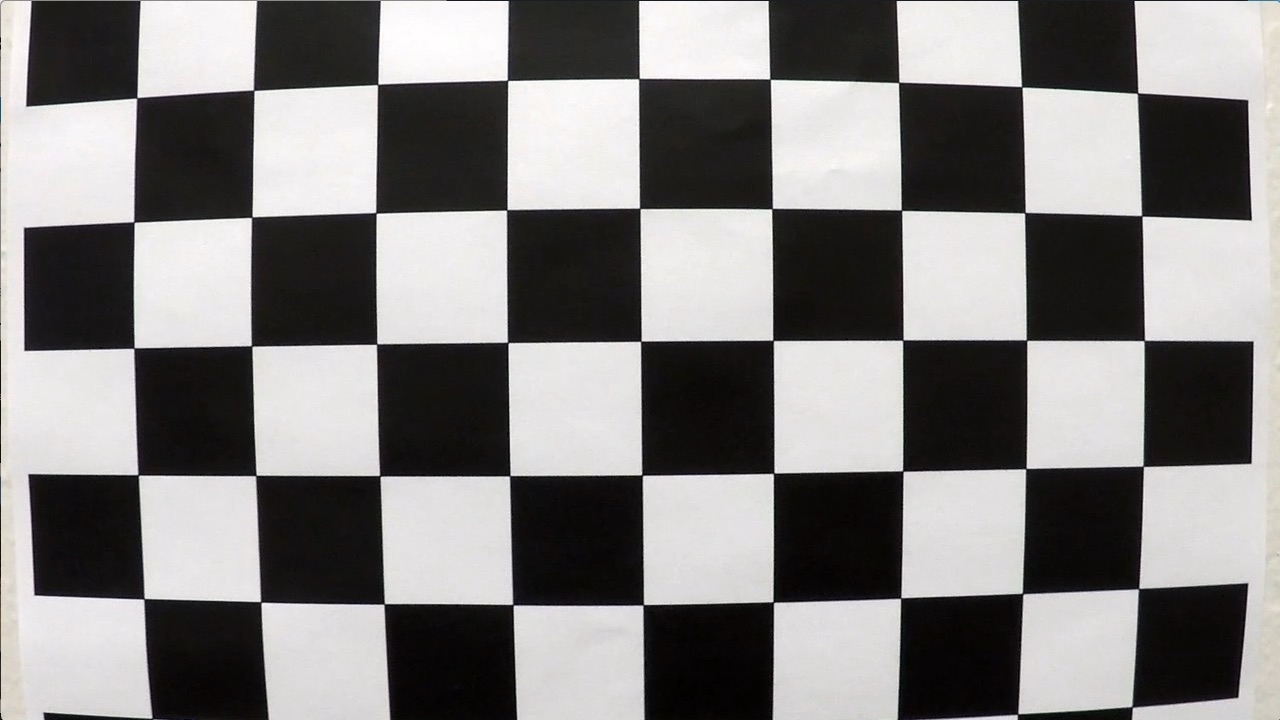
//> input picture Lane-Detection/camera_cal/calibration1.jpg, 1280 x 720 px; its folder holds 4 pictures in this run
$ ./Source   (built with g++ and OpenCV 4)
//> lines starting //> are read from the running program, lines starting //| are printed output that depends on the picture; after the words box and inside, x2 and y2 are one past the last pixel; in counts of white or black regions, pixels touching at a corner belong together; pictures that were not available may be replaced by others from this repository, and a replacement may not be noted
#include <opencv2/opencv.hpp>
#include <iostream>
#include <Eigen/QR>


using namespace std;
using namespace cv;

void cameraCalib(Mat& cameraMatrix, Mat& distCoeffs) {
    int CHECKERBOARD[2]{ 6,9 };
    vector<vector<Point3f> > objpoints;
    vector<vector<Point2f> > imgpoints;
    vector<Point3f> objp;
    for (int i{ 0 }; i < CHECKERBOARD[1]; i++)
    {
        for (int j{ 0 }; j < CHECKERBOARD[0]; j++)
            objp.push_back(Point3f(j, i, 0));
    }
    vector<String> images;
    string path = "./camera_cal/*.jpg";
    glob(path, images);

    Mat frame, gray;
    vector<Point2f> corner_pts;
    bool success;

    for (int i{ 0 }; i < images.size(); i++)
    {
        frame = imread(images[i]);
//> frame is the input picture: 720 rows x 1280 cols, CV_8UC3; mean B, G, R 127.8, 128.4, 130.1
        cvtColor(frame, gray, COLOR_BGR2GRAY);

        success = findChessboardCorners(gray, Size(CHECKERBOARD[0], CHECKERBOARD[1]), corner_pts, CALIB_CB_ADAPTIVE_THRESH | CALIB_CB_FAST_CHECK | CALIB_CB_NORMALIZE_IMAGE);
//> success = false; corner_pts = empty

        if (success)
        {
            TermCriteria criteria(TermCriteria::EPS + TermCriteria::COUNT, 30, 0.001);
            cornerSubPix(gray, corner_pts, Size(11, 11), Size(-1, -1), criteria);
            drawChessboardCorners(frame, Size(CHECKERBOARD[0], CHECKERBOARD[1]), corner_pts, success);
            objpoints.push_back(objp);
            imgpoints.push_back(corner_pts);
        }
    }
    Mat R, T;
    calibrateCamera(objpoints, imgpoints, Size(gray.rows, gray.cols), cameraMatrix, distCoeffs, R, T);
}

void perspective_warp(Mat& img, Mat& dst) {
    Mat final(720, 1280, CV_8UC3);
    Point2f trans[] = { Point2f(0,0), Point2f(1280,0), Point2f(1280,720), Point2f(0,720)};
    Point2f noktalar[] = { Point2f(500,500),Point2f(820,500),Point2f(1150,665),Point2f(160,665) };
    //sirasiyla sol ust, sag ust, sag alt, sol alt
    Mat M = getPerspectiveTransform(noktalar, trans);
    dst = getPerspectiveTransform(trans, noktalar);
    warpPerspective(img, img, M, img.size());
}

Mat abs_sobel_thresh(const Mat& gray, char orient = 'x', int sobel_kernel = 3, pair<int, int> thresh = make_pair(0, 255))
{
    Mat abs_sobel, binary_output;
    if (orient == 'x') {
        Sobel(gray, abs_sobel, CV_64F, 1, 0, sobel_kernel);
    }
    else if (orient == 'y') {
        Sobel(gray, abs_sobel, CV_64F, 0, 1, sobel_kernel);
    }
    convertScaleAbs(abs_sobel, abs_sobel);
    Mat scaled_sobel;
    normalize(abs_sobel, scaled_sobel, 0, 255, NORM_MINMAX, CV_8U);
    binary_output = Mat::zeros(scaled_sobel.size(), CV_8U);
    inRange(scaled_sobel, thresh.first, thresh.second, binary_output);

    return binary_output;
}

Mat mag_thresh(const Mat& gray, int sobel_kernel = 3, pair<int, int> mag_thresh = make_pair(0, 255))
{
    Mat sobelx, sobely, gradmag;

    Sobel(gray, sobelx, CV_64F, 1, 0, sobel_kernel);
    Sobel(gray, sobely, CV_64F, 0, 1, sobel_kernel);
    magnitude(sobelx, sobely, gradmag);
    double scale_factor = 255.0 / norm(gradmag, NORM_INF);
    gradmag.convertTo(gradmag, CV_8U, scale_factor);
    Mat binary_output = Mat::zeros(gradmag.size(), CV_8U);
    inRange(gradmag, mag_thresh.first, mag_thresh.second, binary_output);

    return binary_output;
}

Mat dir_threshold(const Mat& gray, int sobel_kernel = 3, pair<double, double> thresh = make_pair(0, CV_PI / 2))
{
    Mat sobelx, sobely, absgraddir;

    Sobel(gray, sobelx, CV_64F, 1, 0, sobel_kernel);
    Sobel(gray, sobely, CV_64F, 0, 1, sobel_kernel);

    Mat abs_sobelx = abs(sobelx);
    Mat abs_sobely = abs(sobely);

    Mat abs_sobelx_32f, abs_sobely_32f;
    abs_sobelx.convertTo(abs_sobelx_32f, CV_32F);
    abs_sobely.convertTo(abs_sobely_32f, CV_32F);

    Mat dir;
    divide(abs_sobely_32f, abs_sobelx_32f, dir);

    Mat pi = Mat::ones(dir.size(), CV_32F) * CV_PI / 2;
    Mat absgraddir_f = Mat::zeros(dir.size(), CV_32F);
    subtract(pi, dir, absgraddir_f);
    multiply(abs_sobelx_32f + abs_sobely_32f, absgraddir_f, absgraddir_f);
    absgraddir_f.convertTo(absgraddir, CV_8U);

    Mat binary_output = Mat::zeros(absgraddir.size(), CV_8U);
    inRange(absgraddir, thresh.first, thresh.second, binary_output);

    return binary_output;
}

Mat color_threshold_luv(Mat image, pair<int, int> l_thresh) {
    Mat l;
    cvtColor(image, l, COLOR_RGB2Luv);
    vector<Mat> luv_planes;
    split(l, luv_planes);
    Mat l_channel = luv_planes[0];

    Mat s_binary = Mat::zeros(l_channel.size(), CV_8UC1);
    inRange(l_channel, l_thresh.first, l_thresh.second, s_binary);

    return s_binary;
}

Mat color_threshold_lab(Mat image, pair<int, int> b_thresh, pair<int, int> l_thresh) {
    Mat lab;
    cvtColor(image, lab, COLOR_RGB2Lab);

    vector<Mat> lab_planes;
    split(lab, lab_planes);

    Mat b_channel = lab_planes[2];
    Mat l_channel = lab_planes[0];

    Mat l_binary = Mat::zeros(l_channel.size(), CV_8UC1);
    inRange(l_channel, l_thresh.first, l_thresh.second, l_binary);

    Mat b_binary = Mat::zeros(b_channel.size(), CV_8UC1);
    inRange(b_channel, b_thresh.first, b_thresh.second, b_binary);

    Mat combined_binary = Mat::zeros(b_channel.size(), CV_8UC1);
    bitwise_or(l_binary, b_binary, combined_binary);

    return combined_binary;
}

Mat get_mask(Mat frame) {
    Mat hls, gradx, grady, mag_binary, dir_binary, color_binary_luv, color_binary_lab;
    cvtColor(frame, hls, COLOR_BGR2HLS);
    Mat s_channel(hls.rows, hls.cols, CV_8UC1);
    int from_to[] = { 2, 0 };
    mixChannels(&hls, 1, &s_channel, 1, from_to, 1);

    gradx = abs_sobel_thresh(s_channel, 'x', 3, pair<int, int>(20, 100));
    grady = abs_sobel_thresh(s_channel, 'y', 3, pair<int, int>(20, 100));

    mag_binary = mag_thresh(s_channel, 3, pair<int, int>(20, 100));

    dir_binary = dir_threshold(s_channel, 3, pair<int, int>(0.7, 1.3));

    Mat g_combined = Mat::zeros(dir_binary.rows, dir_binary.cols, dir_binary.type());

    for (int i = 0; i < gradx.rows; i++) {
        for (int j = 0; j < gradx.cols; j++) {
            if (((gradx.at<uchar>(i, j) == 255) && (grady.at<uchar>(i, j) == 255)) ||
                ((mag_binary.at<uchar>(i, j) == 255) && (dir_binary.at<uchar>(i, j) == 255))) {
                 g_combined.at<uchar>(i, j) = 255;
            }
        }
    }
    morphologyEx(g_combined, g_combined, MORPH_OPEN, getStructuringElement(MORPH_ELLIPSE, Size(5, 5)), Point(-1, -1), 1);

    color_binary_luv = color_threshold_luv(frame, pair<int, int>(170, 255));
    color_binary_lab = color_threshold_lab(frame, pair<int, int>(155, 255), pair<int, int>(170, 255));

    Mat combined_binary = Mat::zeros(dir_binary.size(), dir_binary.type());
    combined_binary.setTo(0);
    bitwise_or(color_binary_luv, color_binary_lab, combined_binary);

    Mat all_combined = Mat::zeros(frame.size(), CV_8UC1);
    all_combined.setTo(0);
    bitwise_or(g_combined, combined_binary, all_combined);

    return all_combined;
}

void polyfit(const vector<double>& t,
    const vector<double>& v,
    vector<double>& coeff,
    int order)
{
    // Create Matrix Placeholder of size n x k, n= number of datapoints, k = order of polynomial, for exame k = 3 for cubic polynomial
    Eigen::MatrixXd T(t.size(), order + 1);
    Eigen::VectorXd V = Eigen::VectorXd::Map(&v.front(), v.size());
    Eigen::VectorXd result;

    // check to make sure inputs are correct
    assert(t.size() == v.size());
    assert(t.size() >= order + 1);
    // Populate the matrix
    for (size_t i = 0; i < t.size(); ++i)
    {
        for (size_t j = 0; j < order + 1; ++j)
        {
            T(i, j) = pow(t.at(i), j);
        }
    }
    // Solve for linear least square fit
    result = T.householderQr().solve(V);
    coeff.resize(order + 1);

    int i = order;
    for (int k = 0; k < order + 1; k++)
    {
        coeff[i - k] = result[k];
    }

}

Mat find_lanes(Mat binary_warped, vector<double>& left_fitx, vector<double>& right_fitx, vector<double>& ploty, int nwindows = 9) {
    Mat bottom_half = binary_warped(Rect(0, binary_warped.rows / 2, binary_warped.cols, binary_warped.rows / 2));

    Mat out_img;
    cvtColor(binary_warped, out_img, COLOR_GRAY2BGR);
    out_img *= 255;

    int midpoint = binary_warped.cols / 2;
    Mat left_half = binary_warped(Rect(0, 0, midpoint, 720));
    Mat right_half = binary_warped(Rect(midpoint, 0, binary_warped.cols - midpoint, 720));

    Point left, rightt;
    int right;
    minMaxLoc(left_half, NULL, NULL, NULL, &left);
    minMaxLoc(right_half, NULL, NULL, NULL, &rightt);
    right = rightt.x + midpoint;

    int window_height = binary_warped.cols / nwindows;
    vector<Point> nonzero;

    findNonZero(binary_warped, nonzero);
    vector<int> nonzeroy(nonzero.size());
    vector<int> nonzerox(nonzero.size());

    for (int i = 0; i < nonzero.size(); i++)
    {
        nonzeroy[i] = nonzero[i].y;
        nonzerox[i] = nonzero[i].x;
    }

    int leftx_current = left.x;
    int rightx_current = right;

    int margin = 100;
    int minpix = 50;

    vector<int> left_lane_inds, right_lane_inds;
    for (int window = 0; window < nwindows; window++) {
        int win_y_low = binary_warped.cols - (window + 1) * window_height;
        int win_y_high = binary_warped.cols - window * window_height;

        int win_xleft_low = leftx_current - margin;
        int win_xleft_high = leftx_current + margin;
        int win_xright_low = rightx_current - margin;
        int win_xright_high = rightx_current + margin;

        rectangle(out_img, Point(win_xleft_low, win_y_low), Point(win_xleft_high, win_y_high), Scalar(0, 255, 0), 2);
        rectangle(out_img, Point(win_xright_low, win_y_low), Point(win_xright_high, win_y_high), Scalar(0, 255, 0), 2);

        for (int i = 0; i < nonzeroy.size(); i++) {
            if (nonzeroy[i] >= win_y_low && nonzeroy[i] < win_y_high) {
                if (nonzerox[i] >= win_xleft_low && nonzerox[i] < win_xleft_high) {
                    left_lane_inds.push_back(i);
                }
                if (nonzerox[i] >= win_xright_low && nonzerox[i] < win_xright_high) {
                    right_lane_inds.push_back(i);
                }
            }
        }

        if (left_lane_inds.size() > minpix) {
            int sum_left_x = 0;
            int count_left = 0;
            for (int i : left_lane_inds) {
                sum_left_x += nonzerox[i];
                count_left++;
            }
            leftx_current = sum_left_x / count_left;
        }
        if (right_lane_inds.size() > minpix) {
            int sum_right_x = 0;
            int count_right = 0;
            for (int i : right_lane_inds) {
                sum_right_x += nonzerox[i];
                count_right++;
            }
            rightx_current = sum_right_x / count_right;
        }
    }

    vector<int> concatenated_inds(left_lane_inds.size());
    vector<int> concatenated_inds_right(right_lane_inds.size());

    copy(left_lane_inds.begin(), left_lane_inds.end(), concatenated_inds.begin());
    copy(right_lane_inds.begin(), right_lane_inds.end(), concatenated_inds_right.begin());

    left_lane_inds = concatenated_inds;
    right_lane_inds = concatenated_inds_right;

    vector<double> leftx, lefty, rightx, righty;

    Vec3b red(0, 0, 255);
    Vec3b blue(255, 0, 0);

    for (int i = 0; i < left_lane_inds.size(); i++) {
        leftx.push_back(nonzerox[left_lane_inds[i]]);
        lefty.push_back(nonzeroy[left_lane_inds[i]]);
        int y = nonzeroy[left_lane_inds[i]];
        int x = nonzerox[left_lane_inds[i]];
        out_img.at<Vec3b>(y, x) = blue;

    }

    for (int i = 0; i < right_lane_inds.size(); i++) {
        rightx.push_back(nonzerox[right_lane_inds[i]]);
        righty.push_back(nonzeroy[right_lane_inds[i]]);
        int y = nonzeroy[right_lane_inds[i]];
        int x = nonzerox[right_lane_inds[i]];
        out_img.at<Vec3b>(y, x) = red;

    }

    vector<double> coeff_left;
    vector<double> coeff_right;

    polyfit(lefty, leftx, coeff_left, 2);
    polyfit(righty, rightx, coeff_right, 2);

    for (int i = 0; i < binary_warped.rows; i++) {
        ploty[i] = i;
    }

    for (int i = 0; i < ploty.size(); i++) {
        left_fitx[i] = coeff_left[0] * pow(ploty[i], 2) + coeff_left[1] * ploty[i] + coeff_left[2];
        right_fitx[i] = coeff_right[0] * pow(ploty[i], 2) + coeff_right[1] * ploty[i] + coeff_right[2];
    }
    return out_img;
}

Mat draw_lines(Mat image, Mat binary_warped, vector<double> left_fitx, vector<double> right_fitx, vector<double>& ploty, Mat Minv) {
    Mat warp_zero = Mat::zeros(binary_warped.size(), CV_8UC1);
    Mat color_warp;
    cvtColor(warp_zero, color_warp, COLOR_GRAY2BGR);

    vector<Point> pts_left;
    for (int i = 0; i < left_fitx.size(); i++) {
        Point pt;
        pt.x = (int)left_fitx[i];
        pt.y = (int)ploty[i];
        pts_left.push_back(pt);
    }

    vector<Point> pts_right;
    for (int i = 0; i < right_fitx.size(); i++) {
        Point pt;
        pt.x = (int)right_fitx[i];
        pt.y = (int)ploty[i];
        pts_right.push_back(pt);
    }
    reverse(pts_right.begin(), pts_right.end());

    vector<Point> pts;
    pts.insert(pts.end(), pts_left.begin(), pts_left.end());
    pts.insert(pts.end(), pts_right.begin(), pts_right.end());

    vector<vector<Point>> pts_poly;
    pts_poly.push_back(pts);

    Scalar color = Scalar(0, 255, 0);
    fillPoly(color_warp, pts_poly, color);

    Mat newwarp;
    warpPerspective(color_warp, newwarp, Minv, image.size());

    Mat result;
    addWeighted(image, 1, newwarp, 0.3, 0, result);

    return result;
}

int main() {
    Mat cameraMatrix, distCoeffs, undistFrame, result_g, Minv, lanes, final, mainFrame;
    cameraCalib(cameraMatrix, distCoeffs);

	VideoCapture video("car5.mp4");
	if (!video.isOpened()) {
		cout << "Video not found...";
		return -1;
	}
	while (true) {
		Mat frame, gray;
		bool hata = video.read(frame);
		if (!hata) {
			cout << "Data could not be read...";
			break;
		}
        undistort(frame, undistFrame, cameraMatrix, distCoeffs);
        undistFrame.copyTo(mainFrame);
        perspective_warp(undistFrame, Minv);
//> Minv = [[0.25, -0.623, 500], [0, -0.396, 500], [0, -0.00094, 1]]
        result_g = get_mask(undistFrame);
//> in abs_sobel_thresh, `inRange(scaled_sobel, thresh.first, thresh.second, binary_output);`:
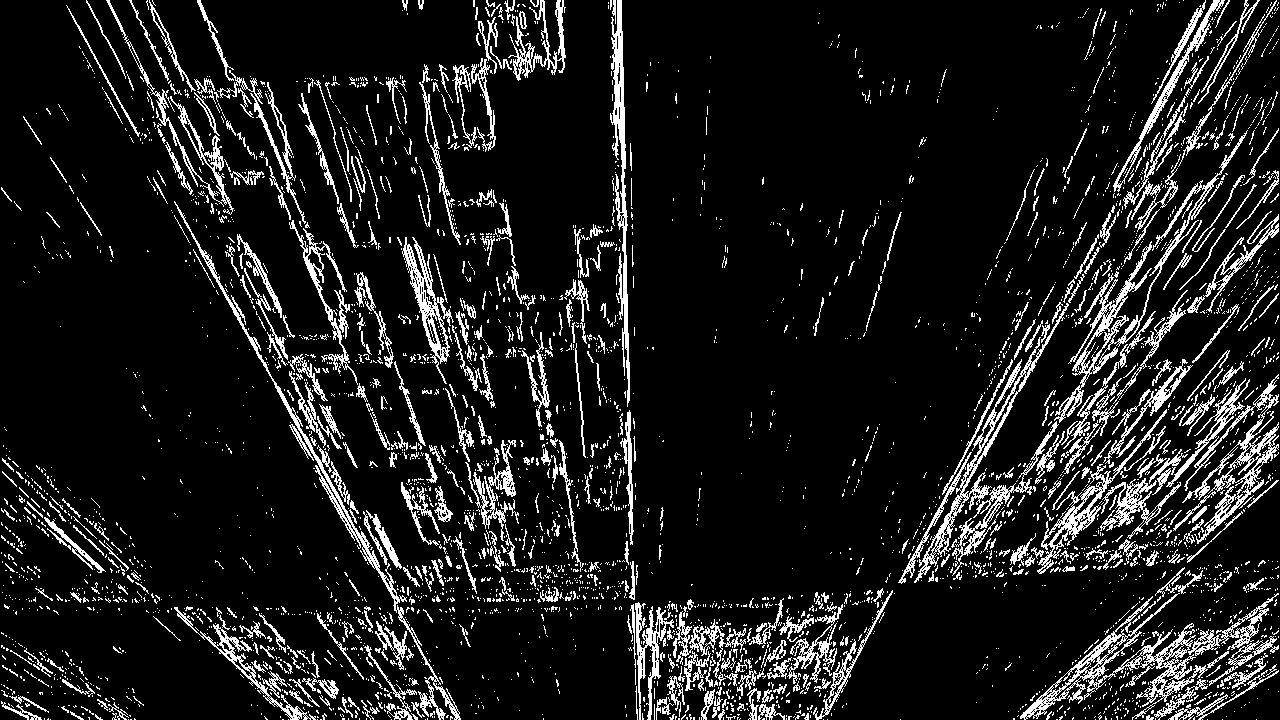
//> binary_output: 720 rows x 1280 cols, CV_8UC1; 11% white in thin lines or dots
//> in mag_thresh, `double scale_factor = 255.0 / norm(gradmag, NORM_INF);`: scale_factor = 0.319

        vector<double> left_fitx(result_g.rows), right_fitx(result_g.rows), ploty(result_g.rows);
        lanes = find_lanes(result_g, left_fitx, right_fitx, ploty);
//> in find_lanes, `Mat right_half = binary_warped(Rect(midpoint, 0, binary_warped.cols - ..`:
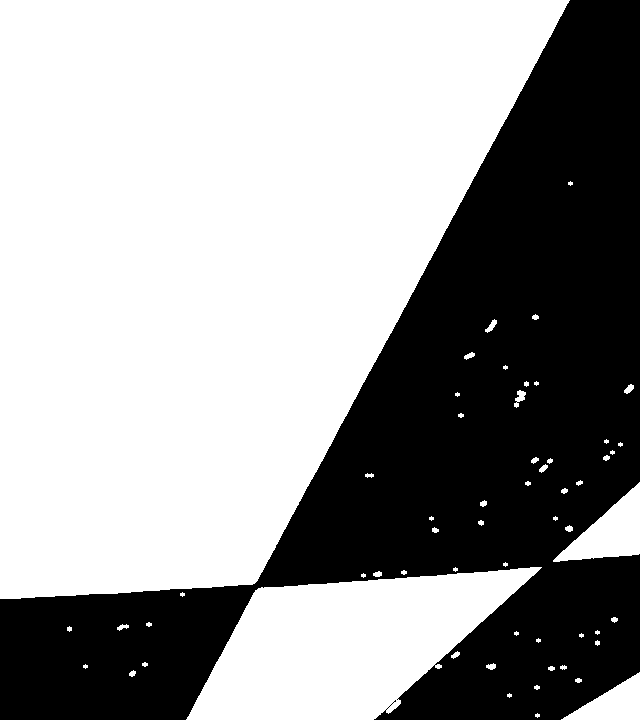
//> right_half: 720 rows x 640 cols, CV_8UC1; 61.3% white; 1 black region
//> in find_lanes, `minMaxLoc(left_half, NULL, NULL, NULL, &left);`: left = Point(0, 0)
//> in find_lanes, `right = rightt.x + midpoint;`: right = 640
//> in find_lanes, `findNonZero(binary_warped, nonzero);`: nonzero = 454988 items
//> in find_lanes, `int leftx_current = left.x;`: leftx_current = 0
//> in find_lanes, `int rightx_current = right;`: rightx_current = 640
//> the loop in find_lanes, `for (int window = 0; window < nwindows; window++)` made 9 passes
//> (win_xleft_low, win_xleft_high, win_xright_low, win_xright_high, sum_left_x, count_left, leftx_current, sum_right_x) on passes 5 to 8: (-100, 100, 488, 688, 352067, 6057, 58, 10399441), (-42, 158, 470, 670, 1751528, 20229, 86, 13684563), (-14, 186, 488, 688, 4194638, 46641, 89, 18935180), (-11, 189, 506, 706, 6309030, 71096, 88, 26209887)
//> after the loop in find_lanes, `for (int window = 0; window < nwindows; window++)`:
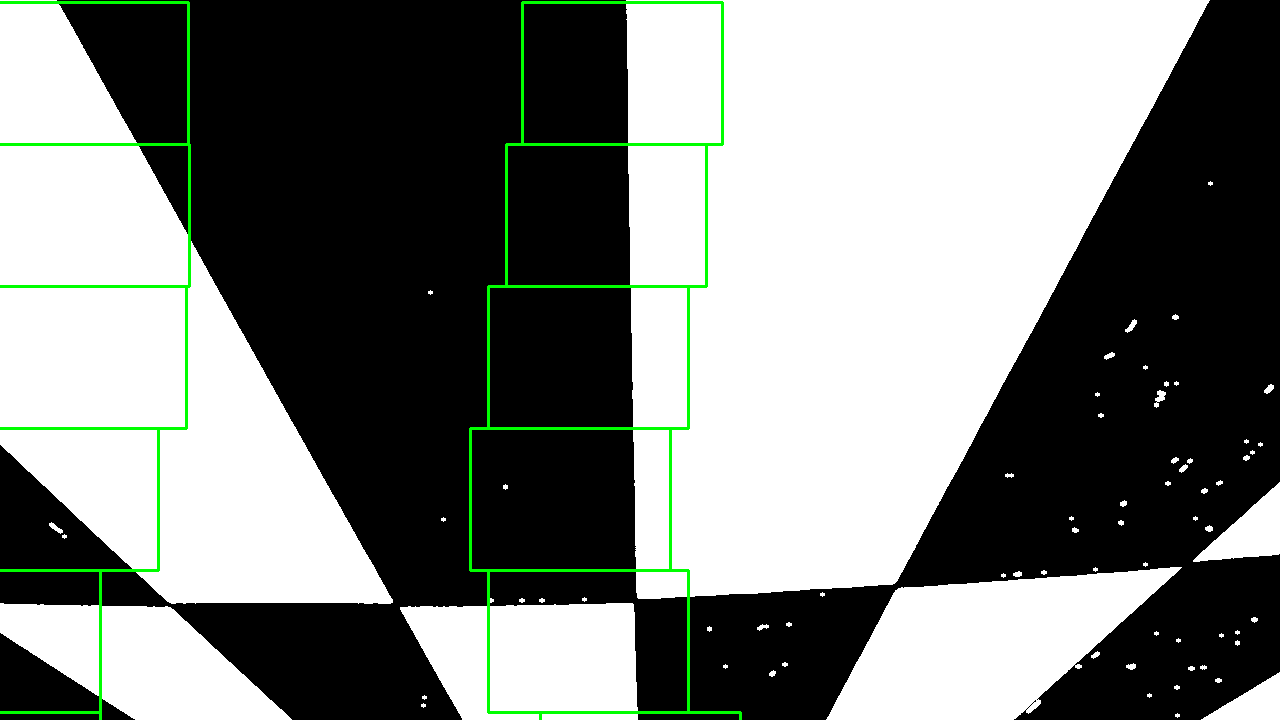
//> out_img: 720 rows x 1280 cols, CV_8UC3; mean B, G, R 124, 127.7, 124
//> after the loop in find_lanes, `for (int window = 0; window < nwindows; window++)`: left_lane_inds = 84981 items; right_lane_inds = 55560 items
//> in find_lanes, `copy(left_lane_inds.begin(), left_lane_inds.end(), concatenated_inds.b..`: concatenated_inds = 84981 items
//> in find_lanes, `copy(right_lane_inds.begin(), right_lane_inds.end(), concatenated_inds..`: concatenated_inds_right = 55560 items
//> the loop in find_lanes, `for (int i = 0; i < left_lane_inds.size(); i++)` made 84981 passes
//> (y, x) on passes 1 to 3: (603, 0), (603, 1), (603, 2)
//> after the loop in find_lanes, `for (int i = 0; i < left_lane_inds.size(); i++)`: leftx = 84981 items
//> after the loop in find_lanes, `for (int i = 0; i < right_lane_inds.size(); i++)`: rightx = 55560 items
//> in polyfit, `coeff.resize(order + 1);`: coeff = [0, 0, 0]
//> in find_lanes, `polyfit(lefty, leftx, coeff_left, 2);`: coeff_left = [-0.000457, 0.357, 27.36]
//> in find_lanes, `polyfit(righty, rightx, coeff_right, 2);`: coeff_right = [-0.000417, 0.137, 664.5]
//> after the loop in find_lanes, `for (int i = 0; i < ploty.size(); i++)`: left_fitx = 720 values, max 97.05 at index 390, min 27.36 at index 0, mean 76.86; right_fitx = 720 values, max 675.7 at index 164, min 547.2 at index 719, mean 641.7
//> ploty = 720 values from 0 to 719
        final = draw_lines(mainFrame, result_g, left_fitx, right_fitx, ploty, Minv);
//> after the loop in draw_lines, `for (int i = 0; i < left_fitx.size(); i++)`: pts_left = 720 Points (x, y), first 12: [27, 0], [27, 1], [28, 2], [28, 3], [28, 4], [29, 5], [29, 6], [29, 7], [30, 8], [30, 9], [30, 10], [31, 11]
//> after the loop in draw_lines, `for (int i = 0; i < right_fitx.size(); i++)`: pts_right = 720 Points (x, y), first 12: [664, 0], [664, 1], [664, 2], [664, 3], [665, 4], [665, 5], [665, 6], [665, 7], [665, 8], [665, 9], [665, 10], [665, 11]
//> in draw_lines, `reverse(pts_right.begin(), pts_right.end());`: pts_right = 720 Points (x, y), first 12: [547, 719], [547, 718], [548, 717], [548, 716], [549, 715], [549, 714], [549, 713], [550, 712], [550, 711], [551, 710], [551, 709], [552, 708]
//> in draw_lines, `pts.insert(pts.end(), pts_left.begin(), pts_left.end());`: pts has the same summary as pts_left
//> in draw_lines, `pts.insert(pts.end(), pts_right.begin(), pts_right.end());`: pts = 1440 Points (x, y), first 12: [27, 0], [27, 1], [28, 2], [28, 3], [28, 4], [29, 5], [29, 6], [29, 7], [30, 8], [30, 9], [30, 10], [31, 11]
//> in draw_lines, `pts_poly.push_back(pts);`: pts_poly = 1 contour; box (x1, y1, x2, y2) and area: (27, 0, 676, 720) 406140

        imshow("Find Lanes", lanes);
        imshow("Final Frame", final);

        if (waitKey(20) == 27){
//> the 'x' key is pressed
            cout << "Esc button pressed...";
			break;
        }
	}

	return 0;
}
